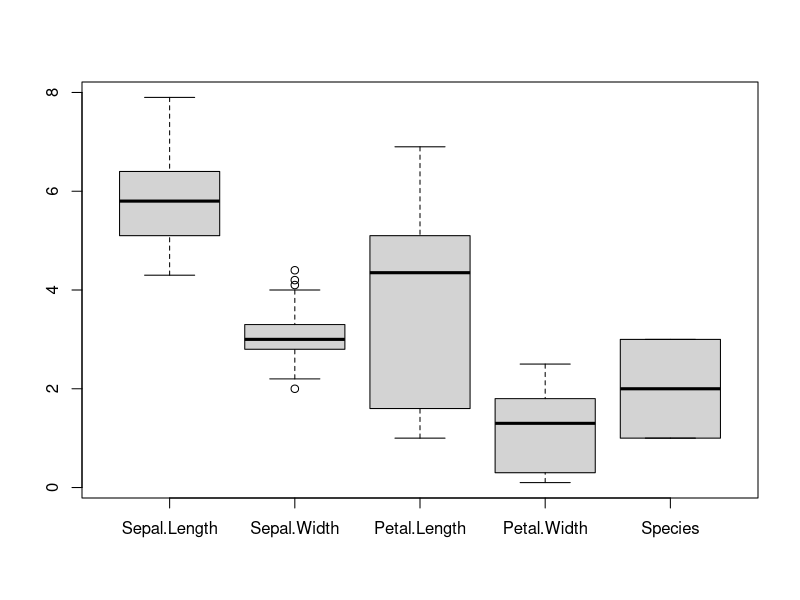
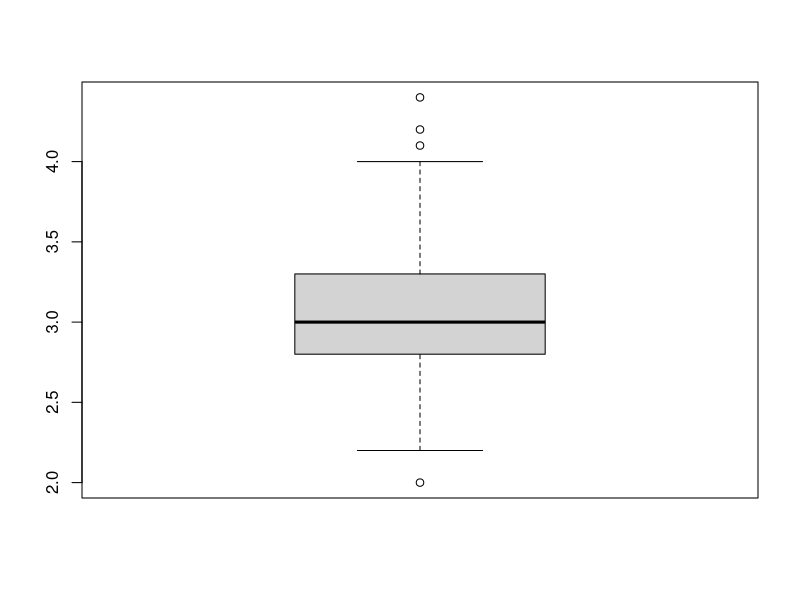

Recreate these plots in R, in order.
## ---- chunk 1
library(knitr)
opts_knit$set(progress = FALSE, verbose = FALSE)
opts_chunk$set(warning=FALSE, message=FALSE, echo=FALSE)
options(knitr.duplicate.label = "allow")
library(ggplot2)
## ---- chunk 2
.pl1 <- boxplot(iris)

.pl2 <- boxplot(iris[2])
height = 4
desc = "sth"
cat(knit(text = knit_expand(
  text =
      sprintf(
        "```{r, fig.height=%s}\n%s\n%s%s .pl1 %s .pl2\n",
        height,
        desc,
        cat('  \n## {.tabset}  \n'),
        cat('  \n### Means cell line-wise  \n'),
        cat(" \n### Means exp.group-wise  \n"))
)))
